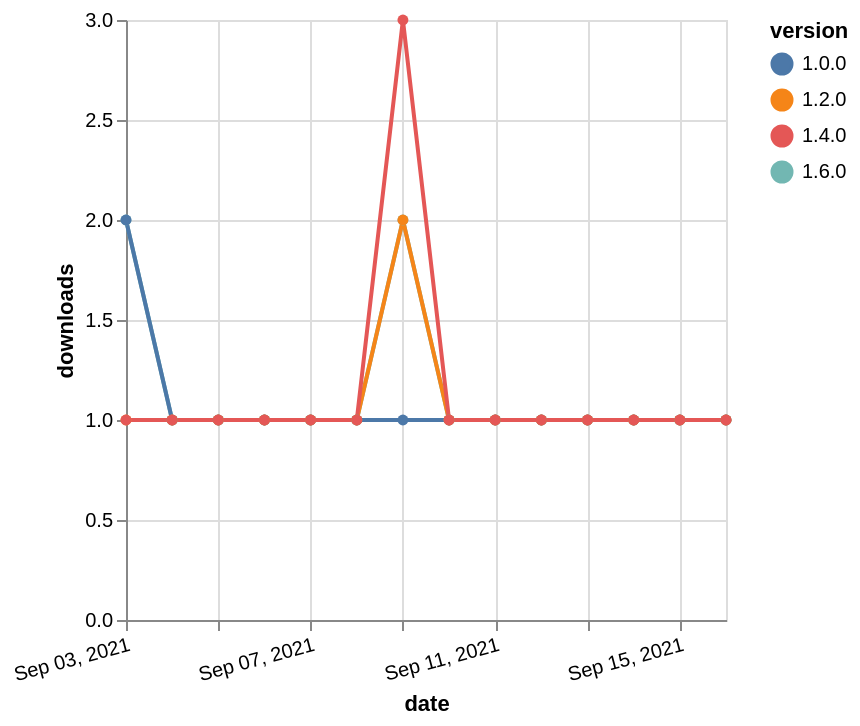

Write the Vega-Lite specification saved for this chart.
### Vega-Lite specification from a JSON file in a GitHub repository (floating-point values rounded to 4 significant figures)
{"$schema": "https://vega.github.io/schema/vega-lite/v5.json", "description": "A simple bar chart with embedded data.", "data": {"values": [{"date": "2021-09-03", "total": 112, "delta": 2, "version": "1.6.0"}, {"date": "2021-09-04", "total": 113, "delta": 1, "version": "1.6.0"}, {"date": "2021-09-05", "total": 114, "delta": 1, "version": "1.6.0"}, {"date": "2021-09-06", "total": 115, "delta": 1, "version": "1.6.0"}, {"date": "2021-09-07", "total": 116, "delta": 1, "version": "1.6.0"}, {"date": "2021-09-08", "total": 117, "delta": 1, "version": "1.6.0"}, {"date": "2021-09-09", "total": 119, "delta": 2, "version": "1.6.0"}, {"date": "2021-09-10", "total": 120, "delta": 1, "version": "1.6.0"}, {"date": "2021-09-11", "total": 121, "delta": 1, "version": "1.6.0"}, {"date": "2021-09-12", "total": 122, "delta": 1, "version": "1.6.0"}, {"date": "2021-09-13", "total": 123, "delta": 1, "version": "1.6.0"}, {"date": "2021-09-14", "total": 124, "delta": 1, "version": "1.6.0"}, {"date": "2021-09-15", "total": 125, "delta": 1, "version": "1.6.0"}, {"date": "2021-09-16", "total": 126, "delta": 1, "version": "1.6.0"}, {"date": "2021-09-03", "total": 159, "delta": 2, "version": "1.0.0"}, {"date": "2021-09-04", "total": 160, "delta": 1, "version": "1.0.0"}, {"date": "2021-09-05", "total": 161, "delta": 1, "version": "1.0.0"}, {"date": "2021-09-06", "total": 162, "delta": 1, "version": "1.0.0"}, {"date": "2021-09-07", "total": 163, "delta": 1, "version": "1.0.0"}, {"date": "2021-09-08", "total": 164, "delta": 1, "version": "1.0.0"}, {"date": "2021-09-09", "total": 165, "delta": 1, "version": "1.0.0"}, {"date": "2021-09-10", "total": 166, "delta": 1, "version": "1.0.0"}, {"date": "2021-09-11", "total": 167, "delta": 1, "version": "1.0.0"}, {"date": "2021-09-12", "total": 168, "delta": 1, "version": "1.0.0"}, {"date": "2021-09-13", "total": 169, "delta": 1, "version": "1.0.0"}, {"date": "2021-09-14", "total": 170, "delta": 1, "version": "1.0.0"}, {"date": "2021-09-15", "total": 171, "delta": 1, "version": "1.0.0"}, {"date": "2021-09-16", "total": 172, "delta": 1, "version": "1.0.0"}, {"date": "2021-09-03", "total": 142, "delta": 1, "version": "1.2.0"}, {"date": "2021-09-04", "total": 143, "delta": 1, "version": "1.2.0"}, {"date": "2021-09-05", "total": 144, "delta": 1, "version": "1.2.0"}, {"date": "2021-09-06", "total": 145, "delta": 1, "version": "1.2.0"}, {"date": "2021-09-07", "total": 146, "delta": 1, "version": "1.2.0"}, {"date": "2021-09-08", "total": 147, "delta": 1, "version": "1.2.0"}, {"date": "2021-09-09", "total": 149, "delta": 2, "version": "1.2.0"}, {"date": "2021-09-10", "total": 150, "delta": 1, "version": "1.2.0"}, {"date": "2021-09-11", "total": 151, "delta": 1, "version": "1.2.0"}, {"date": "2021-09-12", "total": 152, "delta": 1, "version": "1.2.0"}, {"date": "2021-09-13", "total": 153, "delta": 1, "version": "1.2.0"}, {"date": "2021-09-14", "total": 154, "delta": 1, "version": "1.2.0"}, {"date": "2021-09-15", "total": 155, "delta": 1, "version": "1.2.0"}, {"date": "2021-09-16", "total": 156, "delta": 1, "version": "1.2.0"}, {"date": "2021-09-03", "total": 167, "delta": 1, "version": "1.4.0"}, {"date": "2021-09-04", "total": 168, "delta": 1, "version": "1.4.0"}, {"date": "2021-09-05", "total": 169, "delta": 1, "version": "1.4.0"}, {"date": "2021-09-06", "total": 170, "delta": 1, "version": "1.4.0"}, {"date": "2021-09-07", "total": 171, "delta": 1, "version": "1.4.0"}, {"date": "2021-09-08", "total": 172, "delta": 1, "version": "1.4.0"}, {"date": "2021-09-09", "total": 175, "delta": 3, "version": "1.4.0"}, {"date": "2021-09-10", "total": 176, "delta": 1, "version": "1.4.0"}, {"date": "2021-09-11", "total": 177, "delta": 1, "version": "1.4.0"}, {"date": "2021-09-12", "total": 178, "delta": 1, "version": "1.4.0"}, {"date": "2021-09-13", "total": 179, "delta": 1, "version": "1.4.0"}, {"date": "2021-09-14", "total": 180, "delta": 1, "version": "1.4.0"}, {"date": "2021-09-15", "total": 181, "delta": 1, "version": "1.4.0"}, {"date": "2021-09-16", "total": 182, "delta": 1, "version": "1.4.0"}]}, "width": "container", "mark": {"type": "line", "point": {"filled": true}}, "encoding": {"x": {"field": "date", "type": "temporal", "timeUnit": "yearmonthdate", "title": "date", "axis": {"labelAngle": -15}}, "y": {"field": "delta", "type": "quantitative", "title": "downloads"}, "color": {"field": "version", "type": "nominal"}, "tooltip": {"field": "delta"}}}
